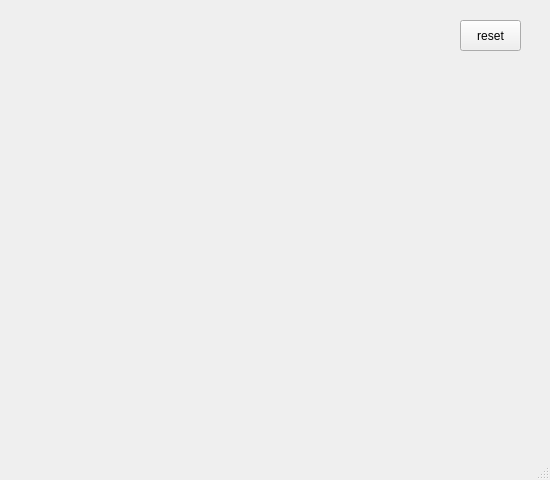
<?xml version="1.0" encoding="UTF-8"?>
<ui version="4.0">
 <class>MainWindow</class>
 <widget class="QMainWindow" name="MainWindow">
  <property name="geometry">
   <rect>
    <x>0</x>
    <y>0</y>
    <width>550</width>
    <height>480</height>
   </rect>
  </property>
  <property name="windowTitle">
   <string>MainWindow</string>
  </property>
  <widget class="QWidget" name="centralwidget">
   <widget class="QPushButton" name="pb">
    <property name="geometry">
     <rect>
      <x>460</x>
      <y>20</y>
      <width>61</width>
      <height>31</height>
     </rect>
    </property>
    <property name="text">
     <string>reset</string>
    </property>
    <property name="iconSize">
     <size>
      <width>40</width>
      <height>40</height>
     </size>
    </property>
   </widget>
  </widget>
  <widget class="QMenuBar" name="menubar">
   <property name="geometry">
    <rect>
     <x>0</x>
     <y>0</y>
     <width>550</width>
     <height>21</height>
    </rect>
   </property>
  </widget>
  <widget class="QStatusBar" name="statusbar"/>
 </widget>
 <resources/>
 <connections/>
</ui>
